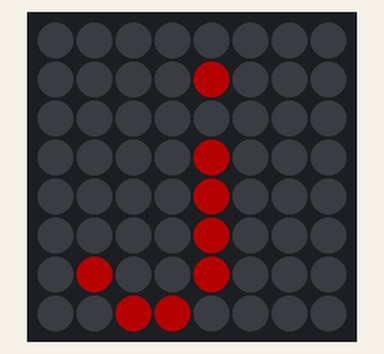
This program was run on a simulated Raspberry Pi (BCM pin numbers) with a Sense HAT. On the bench: the Sense HAT's 8×8 RGB LED matrix. Dim RGB values are drawn brighter than linear; random numbers come from a fixed seed. At 6.0 s the program stops and its outputs stay as they are.

Above: at 0.1 s.
At 4.1 s:
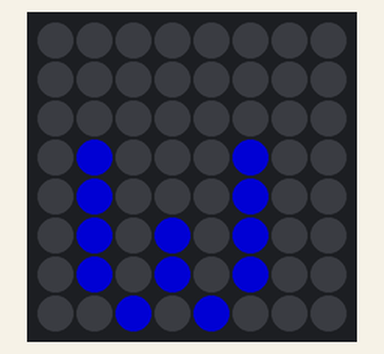

The program:

printLetter_senseHat.py
```python
from sense_hat import SenseHat
from time import sleep
from random import randint

sense = SenseHat()
r = randint(0, 255)
sense.show_letter("j", (r, 0, 0))
sleep(2)

r = randint(0, 255)
sense.show_letter("e", (0, r, 0))
sleep(2)

r = randint(0, 255)
sense.show_letter("w", (0, 0, r))
sleep(2)
sense.clear()
```

Measured:
- what the display in image 1 shows lasts 2.0 s, from 4.0 s to 6.0 s
